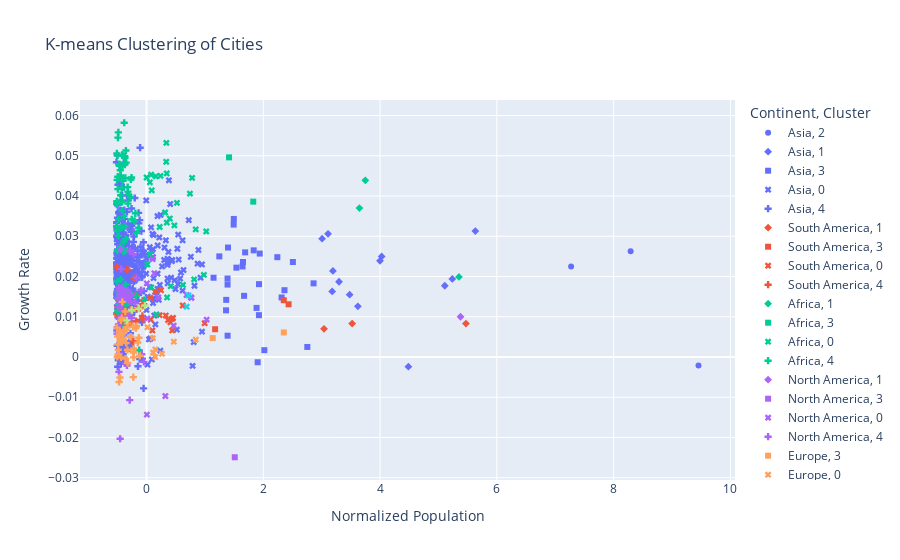

Source (notebook cell):
### Code cell
def kmeans_clustering(X_scaled, n_clusters=5):
    # Initialize the K-means algorithm
    # n_clusters: number of clusters to form
    # random_state: set for reproducibility of results
    kmeans = KMeans(n_clusters=n_clusters, random_state=42)
    
    # Fit the model to the data and predict cluster labels
    # fit_predict() combines fitting the model and predicting cluster labels
    # This returns an array of cluster labels (0 to n_clusters-1) for each data point
    clusters = kmeans.fit_predict(X_scaled)
    
    # Add the cluster labels to the DataFrame
    df['Cluster'] = clusters
    
    # Visualize the clusters using Plotly
    fig = px.scatter(
        df, 
        x=X_scaled[:, 0], 
        y='Growth Rate', 
        color='Continent', 
        symbol='Cluster', 
        hover_data=['City'],  # Add city names to hover data
        title='K-means Clustering of Cities',
        labels={'x': 'Normalized Population', 'y': 'Growth Rate'}
    )
    
    # Show the plot
    fig.show()
    
    # Return the cluster assignments for each data point
    return clusters

# Apply the K-means clustering function to our scaled data
clusters = kmeans_clustering(X_scaled)

# Add a new column 'Cluster' to the original dataframe
# This assigns each city its cluster label
df['Cluster'] = clusters

### Figure 1 — Plotly figure (JSON) as saved in the notebook; plotly's stock layout.template omitted (floating-point values rounded to 4 significant figures; data arrays with more than 128 entries replaced by an {"elided": "..."} marker saying what was removed)
{"data": [{"customdata": [["Tokyo"], ["Delhi"], ["Shanghai"]], "hovertemplate": "Continent=Asia<br>Cluster=2<br>Normalized Population=%{x}<br>Growth Rate=%{y}<br>City=%{customdata[0]}<extra></extra>", "legendgroup": "Asia, 2", "marker": {"color": "#636efa", "symbol": "circle"}, "mode": "markers", "name": "Asia, 2", "orientation": "v", "showlegend": true, "type": "scatter", "x": [9.454, 8.291, 7.272], "xaxis": "x", "y": [-0.0021, 0.0263, 0.0225], "yaxis": "y"}, {"customdata": [["Dhaka"], ["Beijing"], ["Mumbai"], ["Osaka"], ["Chongqing"], ["Karachi"], ["Istanbul"], ["Kolkata"], ["Manila"], ["Guangzhou"], ["Tianjin"], ["Lahore"], ["Bangalore"]], "hovertemplate": "Continent=Asia<br>Cluster=1<br>Normalized Population=%{x}<br>Growth Rate=%{y}<br>City=%{customdata[0]}<extra></extra>", "legendgroup": "Asia, 1", "marker": {"color": "#636efa", "symbol": "diamond"}, "mode": "markers", "name": "Asia, 1", "orientation": "v", "showlegend": true, "type": "scatter", "x": [5.631, 5.237, 5.109, 4.485, 4.027, 3.999, 3.619, 3.479, 3.297, 3.192, 3.18, 3.109, 3.007], "xaxis": "x", "y": [0.0313, 0.0194, 0.0177, -0.0024, 0.025, 0.0239, 0.0126, 0.0155, 0.0187, 0.0214, 0.0163, 0.0306, 0.0294], "yaxis": "y"}, {"customdata": [["Shenzhen"], ["Moscow"], ["Chennai"], ["Jakarta"], ["Bangkok"], ["Hyderabad"], ["Seoul"], ["Nanjing"], ["Chengdu"], ["London"], ["Tehran"], ["Ho Chi Minh City"], ["Nagoya"], ["Xi An Shaanxi"], ["Ahmedabad"], ["Wuhan"], ["Kuala Lumpur"], ["Hangzhou"], ["Suzhou"], ["Surat"], ["Baghdad"], ["Shenyang"], ["Riyadh"], ["Hong Kong"], ["Foshan"], ["Dongguan"], ["Pune"], ["Haerbin"]], "hovertemplate": "Continent=Asia<br>Cluster=3<br>Normalized Population=%{x}<br>Growth Rate=%{y}<br>City=%{customdata[0]}<extra></extra>", "legendgroup": "Asia, 3", "marker": {"color": "#636efa", "symbol": "square"}, "mode": "markers", "name": "Asia, 3", "orientation": "v", "showlegend": true, "type": "scatter", "x": [2.861, 2.754, 2.507, 2.363, 2.314, 2.24, 2.018, 1.939, 1.927, 1.925, 1.885, 1.836, 1.904, 1.689, 1.652, 1.671, 1.645, 1.539, 1.495, 1.492, 1.396, 1.387, 1.388, 1.388, 1.365, 1.362, 1.247, 1.148], "xaxis": "x", "y": [0.0183, 0.0025, 0.0236, 0.0166, 0.0148, 0.0248, 0.0017, 0.0257, 0.0181, 0.0104, 0.0122, 0.0265, -0.0013, 0.026, 0.0236, 0.0152, 0.0225, 0.0222, 0.0343, 0.0329, 0.0272, 0.0195, 0.018, 0.0053, 0.0142, 0.0116, 0.025, 0.0197], "yaxis": "y"}, {"customdata": [["Dalian"], ["Singapore"], ["Qingdao"], ["Zhengzhou"], ["Ji Nan Shandong"], ["Yangon"], ["Saint Petersburg"], ["Chittagong"], ["Fukuoka"], ["Ankara"], ["Hanoi"], ["Changsha"], ["Urumqi"], ["Jiddah"], ["Kunming"], ["Changchun"], ["Kabul"], ["Hefei"], ["Ningbo"], ["Shantou"], ["New Taipei"], ["Tel Aviv"], ["Shijiazhuang"], ["Jaipur"], ["Nanning"], ["Kozhikode"], ["Taiyuan Shanxi"], ["Malappuram"], ["Changzhou"], ["Lucknow"], ["Nanchang"], ["Wenzhou"], ["Xiamen"], ["Fuzhou Fujian"], ["Tangshan Hebei"], ["Bekasi"], ["Faisalabad"], ["Guiyang"], ["Thrissur"], ["Kochi"], ["Wuxi"], ["Busan"], ["Mashhad"], ["Sanaa"], ["Indore"], ["Lanzhou"], ["Kuwait City"], ["Kanpur"], ["Pyongyang"], ["Depok"], ["Izmir"], ["Nagpur"], ["Surabaya"], ["Handan"], ["Coimbatore"], ["Huaian"], ["Zhongshan"], ["Dubai"], ["Weifang"], ["Thiruvananthapuram"], ["Shizuoka"], ["Shaoxing"], ["Incheon"], ["Yantai"], ["Zibo"], ["Huizhou"], ["Taipei"], ["Bandung"], ["Damascus"], ["Luoyang"], ["Sapporo"], ["Tashkent"], ["Patna"], ["Bhopal"]], "hovertemplate": "Continent=Asia<br>Cluster=0<br>Normalized Population=%{x}<br>Growth Rate=%{y}<br>City=%{customdata[0]}<extra></extra>", "legendgroup": "Asia, 0", "marker": {"color": "#636efa", "symbol": "x"}, "mode": "markers", "name": "Asia, 0", "orientation": "v", "showlegend": true, "type": "scatter", "x": [0.9493, 0.9501, 0.9243, 0.8896, 0.875, 0.8215, 0.8081, 0.7585, 0.7887, 0.7632, 0.724, 0.6333, 0.6178, 0.6173, 0.5895, 0.5756, 0.5423, 0.5497, 0.5284, 0.5382, 0.5192, 0.4964, 0.4827, 0.438, 0.4339, 0.4056, 0.421, 0.3839, 0.3764, 0.3665, 0.3596, 0.3595, 0.3638, 0.3601, 0.3308, 0.3074, 0.3024, 0.2669, 0.24, 0.2191, 0.2276, 0.2371, 0.2086, 0.188, 0.1907, 0.1894, 0.1895, 0.1721, 0.1512, 0.1194, 0.1323, 0.1209, 0.1202, 0.1096, 0.1106, 0.1026, 0.111, 0.1102, 0.08564, 0.07835, 0.09098, 0.05499, 0.06671, 0.04376, 0.04801, 0.04212, 0.04092, 0.01901, -0.005381, -0.0004559, 0.01685, -0.0003329, -0.00675, -0.01092], "xaxis": "x", "y": [0.023, 0.0063, 0.0197, 0.0266, 0.0232, 0.0177, 0.0037, 0.0249, -0.0022, 0.0148, 0.034, 0.0216, 0.029, 0.0165, 0.021, 0.0195, 0.0304, 0.0242, 0.0269, 0.0181, 0.0068, 0.0169, 0.0191, 0.0241, 0.0238, 0.038, 0.0197, 0.0439, 0.0261, 0.0235, 0.0244, 0.0229, 0.0183, 0.0195, 0.029, 0.0272, 0.0241, 0.0225, 0.0353, 0.0297, 0.0179, 0.0016, 0.0142, 0.035, 0.0277, 0.0207, 0.0169, 0.0161, 0.0081, 0.0303, 0.0103, 0.0196, 0.0146, 0.0268, 0.0248, 0.0306, 0.0134, 0.0144, 0.0263, 0.0322, -0.0006, 0.0273, 0.0046, 0.0253, 0.0174, 0.025, 0.0044, 0.015, 0.0389, 0.0246, -0.0019, 0.0117, 0.0207, 0.0235], "yaxis": "y"}, {"customdata": {"elided": "382x1 str values"}, "hovertemplate": "Continent=Asia<br>Cluster=4<br>Normalized Population=%{x}<br>Growth Rate=%{y}<br>City=%{customdata[0]}<extra></extra>", "legendgroup": "Asia, 4", "marker": {"color": "#636efa", "symbol": "cross"}, "mode": "markers", "name": "Asia, 4", "orientation": "v", "showlegend": true, "type": "scatter", "x": {"elided": "382 float values"}, "xaxis": "x", "y": {"elided": "382 float values"}, "yaxis": "y"}, {"customdata": [["Sao Paulo"], ["Buenos Aires"], ["Rio De Janeiro"]], "hovertemplate": "Continent=South America<br>Cluster=1<br>Normalized Population=%{x}<br>Growth Rate=%{y}<br>City=%{customdata[0]}<extra></extra>", "legendgroup": "South America, 1", "marker": {"color": "#EF553B", "symbol": "diamond"}, "mode": "markers", "name": "South America, 1", "orientation": "v", "showlegend": true, "type": "scatter", "x": [5.47, 3.522, 3.04], "xaxis": "x", "y": [0.0083, 0.0083, 0.007], "yaxis": "y"}, {"customdata": [["Bogota"], ["Lima"], ["Santiago"]], "hovertemplate": "Continent=South America<br>Cluster=3<br>Normalized Population=%{x}<br>Growth Rate=%{y}<br>City=%{customdata[0]}<extra></extra>", "legendgroup": "South America, 3", "marker": {"color": "#EF553B", "symbol": "square"}, "mode": "markers", "name": "South America, 3", "orientation": "v", "showlegend": true, "type": "scatter", "x": [2.433, 2.35, 1.175], "xaxis": "x", "y": [0.0131, 0.0141, 0.0069], "yaxis": "y"}, {"customdata": [["Belo Horizonte"], ["Brasilia"], ["Recife"], ["Fortaleza"], ["Porto Alegre"], ["Medellin"], ["Salvador"], ["Curitiba"], ["Asuncion"], ["Campinas"], ["Guayaquil"], ["Caracas"], ["Cali"], ["Goiania"]], "hovertemplate": "Continent=South America<br>Cluster=0<br>Normalized Population=%{x}<br>Growth Rate=%{y}<br>City=%{customdata[0]}<extra></extra>", "legendgroup": "South America, 0", "marker": {"color": "#EF553B", "symbol": "x"}, "mode": "markers", "name": "South America, 0", "orientation": "v", "showlegend": true, "type": "scatter", "x": [0.9958, 0.62, 0.4535, 0.4378, 0.4393, 0.4094, 0.37, 0.3303, 0.2476, 0.2237, 0.147, 0.1005, 0.07086, 0.06669], "xaxis": "x", "y": [0.0084, 0.0128, 0.0097, 0.0095, 0.0066, 0.0086, 0.0092, 0.0103, 0.0166, 0.0104, 0.0162, 0.0066, 0.0093, 0.0147], "yaxis": "y"}, {"customdata": [["Belem"], ["Manaus"], ["Maracaibo"], ["Barranquilla"], ["Grande Vitoria"], ["Valencia"], ["Quito"], ["La Paz"], ["Baixada Santista"], ["Santa Cruz"], ["Montevideo"], ["Cordoba"], ["Rosario"], ["Natal"], ["Grande Sao Luis"], ["Joao Pessoa"], ["Cochabamba"], ["Bucaramanga"], ["Maceio"], ["Joinville"], ["Florianopolis"], ["Barquisimeto"], ["Maracay"], ["Mendoza"], ["Cartagena"], ["Aracaju"], ["Teresina"], ["San Miguel De Tucuman"], ["Valparaiso"], ["Ciudad Guayana"], ["Cucuta"], ["Arequipa"], ["Campo Grande"], ["Londrina"], ["La Plata"], ["Concepcion"], ["Trujillo"], ["Barcelona Puerto La Cruz"], ["Sorocaba"], ["Maturin"], ["Sao Jose Dos Campos"], ["Ribeirao Preto"]], "hovertemplate": "Continent=South America<br>Cluster=4<br>Normalized Population=%{x}<br>Growth Rate=%{y}<br>City=%{customdata[0]}<extra></extra>", "legendgroup": "South America, 4", "marker": {"color": "#EF553B", "symbol": "cross"}, "mode": "markers", "name": "South America, 4", "orientation": "v", "showlegend": true, "type": "scatter", "x": [-0.05331, -0.06254, -0.06473, -0.06971, -0.1186, -0.1697, -0.177, -0.1828, -0.1795, -0.2144, -0.2269, -0.2713, -0.2761, -0.2922, -0.2954, -0.3232, -0.3291, -0.3342, -0.3392, -0.3433, -0.358, -0.369, -0.3721, -0.3766, -0.4146, -0.4229, -0.4247, -0.4312, -0.4362, -0.4483, -0.4486, -0.4497, -0.4587, -0.4597, -0.462, -0.4626, -0.4648, -0.4862, -0.4895, -0.5046, -0.5071, -0.509], "xaxis": "x", "y": [0.0094, 0.0131, 0.014, 0.0102, 0.0121, 0.012, 0.0152, 0.0155, 0.0089, 0.0196, 0.0039, 0.0089, 0.0119, 0.0137, 0.0081, 0.0094, 0.0217, 0.011, 0.0091, 0.01, 0.0119, 0.0109, 0.0109, 0.013, 0.0082, 0.0124, 0.0088, 0.0121, 0.0079, 0.0145, 0.0098, 0.0128, 0.0095, 0.0113, 0.0106, 0.0099, 0.0141, 0.0124, 0.01, 0.0223, 0.0106, 0.0109], "yaxis": "y"}, {"customdata": [["Cairo"], ["Kinshasa"], ["Lagos"]], "hovertemplate": "Continent=Africa<br>Cluster=1<br>Normalized Population=%{x}<br>Growth Rate=%{y}<br>City=%{customdata[0]}<extra></extra>", "legendgroup": "Africa, 1", "marker": {"color": "#00cc96", "symbol": "diamond"}, "mode": "markers", "name": "Africa, 1", "orientation": "v", "showlegend": true, "type": "scatter", "x": [5.351, 3.747, 3.646], "xaxis": "x", "y": [0.0199, 0.0439, 0.037], "yaxis": "y"}, {"customdata": [["Luanda"], ["Dar Es Salaam"]], "hovertemplate": "Continent=Africa<br>Cluster=3<br>Normalized Population=%{x}<br>Growth Rate=%{y}<br>City=%{customdata[0]}<extra></extra>", "legendgroup": "Africa, 3", "marker": {"color": "#00cc96", "symbol": "square"}, "mode": "markers", "name": "Africa, 3", "orientation": "v", "showlegend": true, "type": "scatter", "x": [1.828, 1.413], "xaxis": "x", "y": [0.0386, 0.0496], "yaxis": "y"}, {"customdata": [["Khartoum"], ["Johannesburg"], ["Abidjan"], ["Addis Ababa"], ["Alexandria"], ["Nairobi"], ["Cape Town"], ["Yaounde"], ["Kano"], ["Douala"], ["Ekurhuleni"], ["Kampala"], ["Antananarivo"], ["Abuja"], ["Ibadan"], ["Casablanca"], ["Kumasi"], ["Port Harcourt"], ["Dakar"], ["Lusaka"], ["Durban"], ["Bamako"], ["Mbuji Mayi"], ["Algiers"], ["Lubumbashi"], ["Pretoria"], ["Mogadishu"], ["Accra"]], "hovertemplate": "Continent=Africa<br>Cluster=0<br>Normalized Population=%{x}<br>Growth Rate=%{y}<br>City=%{customdata[0]}<extra></extra>", "legendgroup": "Africa, 0", "marker": {"color": "#00cc96", "symbol": "x"}, "mode": "markers", "name": "Africa, 0", "orientation": "v", "showlegend": true, "type": "scatter", "x": [1.022, 0.9821, 0.8423, 0.7806, 0.8155, 0.7436, 0.6247, 0.5206, 0.4766, 0.3987, 0.4137, 0.3393, 0.3465, 0.3376, 0.3472, 0.3521, 0.3181, 0.2393, 0.2255, 0.1576, 0.1704, 0.0888, 0.07852, 0.08127, 0.05671, 0.05839, 0.001646, 0.0152], "xaxis": "x", "y": [0.0312, 0.0204, 0.0317, 0.0445, 0.0193, 0.0406, 0.0179, 0.0383, 0.0327, 0.0344, 0.0176, 0.0532, 0.0456, 0.0485, 0.0334, 0.0148, 0.0359, 0.045, 0.0323, 0.0449, 0.0106, 0.0414, 0.0453, 0.0173, 0.0434, 0.0255, 0.0446, 0.023], "yaxis": "y"}, {"customdata": [["Tunis"], ["Conakry"], ["Havana"], ["Lome"], ["Rabat"], ["Benin City"], ["Matola"], ["Kananga"], ["Monrovia"], ["Onitsha"], ["N Djamena"], ["Harare"], ["Nouakchott"], ["Niamey"], ["Mombasa"], ["Kisangani"], ["Uyo"], ["Mwanza"], ["Tanger"], ["Freetown"], ["Lilongwe"], ["Abomey Calavi"], ["Fes"], ["Port Elizabeth"], ["Bukavu"], ["Nnewi"], ["Kigali"], ["Bujumbura"], ["Aba"], ["Kaduna"], ["Maputo"], ["Tripoli"], ["Bobo Dioulasso"], ["Hargeysa"], ["Ikorodu"], ["Tshikapa"], ["Sekondi Takoradi"], ["Asmara"], ["Nyala"], ["Blantyre Limbe"], ["Marrakech"], ["Ilorin"], ["Warri"], ["Owerri"], ["Nampula"], ["Misratah"], ["Lubango"], ["Jos"], ["Agadir"], ["Oran"], ["West Rand"], ["Cabinda"], ["Umuahia"], ["Soshanguve"], ["Lokoja"], ["Libreville"], ["Enugu"], ["Banghazi"], ["Maiduguri"], ["Bunia"], ["Benguela"], ["Zanzibar"], ["Malanje"], ["Vereeniging"], ["Oshogbo"], ["Merca"], ["Bur Sa'id"], ["Kitwe"], ["Zaria"], ["Goma"], ["Akure"], ["Tamale"], ["Huambo"]], "hovertemplate": "Continent=Africa<br>Cluster=4<br>Normalized Population=%{x}<br>Growth Rate=%{y}<br>City=%{customdata[0]}<extra></extra>", "legendgroup": "Africa, 4", "marker": {"color": "#00cc96", "symbol": "cross"}, "mode": "markers", "name": "Africa, 4", "orientation": "v", "showlegend": true, "type": "scatter", "x": [-0.03526, -0.1349, -0.1245, -0.1702, -0.1763, -0.1913, -0.2055, -0.2569, -0.2532, -0.2681, -0.2766, -0.2805, -0.3041, -0.319, -0.3181, -0.3228, -0.3485, -0.3536, -0.3526, -0.354, -0.363, -0.3694, -0.3592, -0.3576, -0.3705, -0.3731, -0.3709, -0.382, -0.3869, -0.3873, -0.394, -0.3884, -0.4033, -0.4037, -0.413, -0.4174, -0.4172, -0.4186, -0.4229, -0.43, -0.4249, -0.4302, -0.4421, -0.4431, -0.4469, -0.4428, -0.4498, -0.4467, -0.4442, -0.456, -0.4565, -0.4646, -0.4647, -0.468, -0.4825, -0.4741, -0.4804, -0.477, -0.4809, -0.4899, -0.4906, -0.4932, -0.4977, -0.4948, -0.501, -0.5041, -0.4991, -0.5033, -0.5025, -0.5084, -0.5084, -0.5124, -0.5129], "xaxis": "x", "y": [0.0142, 0.0321, 0.0017, 0.0308, 0.0152, 0.0357, 0.0338, 0.0446, 0.0342, 0.0441, 0.0397, 0.0159, 0.0403, 0.0411, 0.0381, 0.0422, 0.0483, 0.0513, 0.0264, 0.0293, 0.0445, 0.0495, 0.018, 0.0129, 0.0478, 0.0499, 0.0324, 0.0582, 0.035, 0.0287, 0.0262, 0.0077, 0.05, 0.0438, 0.0475, 0.0502, 0.0386, 0.0364, 0.042, 0.0385, 0.0167, 0.0322, 0.0451, 0.0402, 0.0446, 0.0274, 0.0464, 0.032, 0.0193, 0.0158, 0.0143, 0.0475, 0.0479, 0.0153, 0.0558, 0.0163, 0.0342, 0.0131, 0.0301, 0.0545, 0.0417, 0.0448, 0.0501, 0.0113, 0.0315, 0.044, 0.0188, 0.0385, 0.0264, 0.0506, 0.0387, 0.038, 0.0325], "yaxis": "y"}, {"customdata": [["Mexico City"]], "hovertemplate": "Continent=North America<br>Cluster=1<br>Normalized Population=%{x}<br>Growth Rate=%{y}<br>City=%{customdata[0]}<extra></extra>", "legendgroup": "North America, 1", "marker": {"color": "#ab63fa", "symbol": "diamond"}, "mode": "markers", "name": "North America, 1", "orientation": "v", "showlegend": true, "type": "scatter", "x": [5.378], "xaxis": "x", "y": [0.01], "yaxis": "y"}, {"customdata": [["New York"]], "hovertemplate": "Continent=North America<br>Cluster=3<br>Normalized Population=%{x}<br>Growth Rate=%{y}<br>City=%{customdata[0]}<extra></extra>", "legendgroup": "North America, 3", "marker": {"color": "#ab63fa", "symbol": "square"}, "mode": "markers", "name": "North America, 3", "orientation": "v", "showlegend": true, "type": "scatter", "x": [1.511], "xaxis": "x", "y": [-0.0249], "yaxis": "y"}, {"customdata": [["Toronto"], ["Guadalajara"], ["Monterrey"], ["Montreal"], ["Los Angeles"], ["Puebla"], ["Guatemala City"], ["Port Au Prince"], ["Vancouver"], ["Toluca De Lerdo"], ["Chicago"]], "hovertemplate": "Continent=North America<br>Cluster=0<br>Normalized Population=%{x}<br>Growth Rate=%{y}<br>City=%{customdata[0]}<extra></extra>", "legendgroup": "North America, 0", "marker": {"color": "#ab63fa", "symbol": "x"}, "mode": "markers", "name": "North America, 0", "orientation": "v", "showlegend": true, "type": "scatter", "x": [1.03, 0.7695, 0.6866, 0.4656, 0.3228, 0.2023, 0.1341, 0.1047, 0.01438, 0.005987, 0.006302], "xaxis": "x", "y": [0.0093, 0.0147, 0.0154, 0.0078, -0.0097, 0.0148, 0.0208, 0.0243, 0.0096, 0.0183, -0.0143], "yaxis": "y"}, {"customdata": [["San Juan"], ["Houston"], ["Tijuana"], ["Panama City"], ["Leon De Los Aldamas"], ["La Laguna"], ["Phoenix"], ["Calgary"], ["Tegucigalpa"], ["Ciudad Juarez"], ["Edmonton"], ["Philadelphia"], ["San Antonio"], ["San Jose"], ["Ottawa"], ["Queretaro"], ["San Diego"], ["Dallas"], ["San Luis Potosi"], ["Merida"], ["Mexicali"], ["Aguascalientes"], ["Cuernavaca"], ["Chihuahua"], ["San Salvador"], ["Managua"], ["Tampico"], ["Saltillo"], ["Cancun"], ["Acapulco De Juarez"], ["San Pedro Sula"], ["Morelia"], ["Jacksonville"], ["Fort Worth"], ["Austin"], ["Veracruz"], ["Reynosa"], ["Villahermosa"], ["San Jose"], ["Hermosillo"], ["Charlotte"], ["Tuxtla Gutierrez"], ["Columbus"], ["Culiacan"], ["Indianapolis (balance)"], ["Quebec City"], ["Winnipeg"], ["Xalapa"], ["Hamilton"], ["Seattle"]], "hovertemplate": "Continent=North America<br>Cluster=4<br>Normalized Population=%{x}<br>Growth Rate=%{y}<br>City=%{customdata[0]}<extra></extra>", "legendgroup": "North America, 4", "marker": {"color": "#ab63fa", "symbol": "cross"}, "mode": "markers", "name": "North America, 4", "orientation": "v", "showlegend": true, "type": "scatter", "x": [-0.04507, -0.08201, -0.0942, -0.1715, -0.1929, -0.2252, -0.258, -0.2637, -0.2833, -0.2794, -0.2897, -0.288, -0.3047, -0.3122, -0.319, -0.3255, -0.3351, -0.3572, -0.3638, -0.3782, -0.3897, -0.3944, -0.4047, -0.4067, -0.4068, -0.4127, -0.4256, -0.4292, -0.4323, -0.4333, -0.4434, -0.4416, -0.4437, -0.4458, -0.4443, -0.4507, -0.4518, -0.4539, -0.4516, -0.4617, -0.4634, -0.4665, -0.4634, -0.4689, -0.472, -0.4811, -0.4819, -0.4902, -0.4983, -0.5058], "xaxis": "x", "y": [-0.0012, 0.0007, 0.0166, 0.0197, 0.0135, 0.0256, 0.0097, 0.0155, 0.0263, 0.0138, 0.015, -0.0107, 0.0113, 0.014, 0.01, 0.0165, -0.0021, -0.0016, 0.0148, 0.0156, 0.0157, 0.0154, 0.0145, 0.0171, 0.0066, 0.0115, 0.0146, 0.0157, 0.0219, 0.0135, 0.0267, 0.0139, 0.01, 0.017, 0.0044, 0.0134, 0.017, 0.0155, -0.0203, 0.0163, 0.0124, 0.0171, 0.0009, 0.0172, -0.0037, 0.0081, 0.0097, 0.0146, 0.0074, 0.0058], "yaxis": "y"}, {"customdata": [["Paris"], ["Madrid"]], "hovertemplate": "Continent=Europe<br>Cluster=3<br>Normalized Population=%{x}<br>Growth Rate=%{y}<br>City=%{customdata[0]}<extra></extra>", "legendgroup": "Europe, 3", "marker": {"color": "#FFA15A", "symbol": "square"}, "mode": "markers", "name": "Europe, 3", "orientation": "v", "showlegend": true, "type": "scatter", "x": [2.352, 1.133], "xaxis": "x", "y": [0.0061, 0.0047], "yaxis": "y"}, {"customdata": [["Barcelona"], ["Rome"], ["Berlin"], ["Milan"], ["Athens"], ["Kiev"], ["Lisbon"], ["Birmingham"]], "hovertemplate": "Continent=Europe<br>Cluster=0<br>Normalized Population=%{x}<br>Growth Rate=%{y}<br>City=%{customdata[0]}<extra></extra>", "legendgroup": "Europe, 0", "marker": {"color": "#FFA15A", "symbol": "x"}, "mode": "markers", "name": "Europe, 0", "orientation": "v", "showlegend": true, "type": "scatter", "x": [0.8426, 0.4677, 0.265, 0.1503, 0.1503, 0.1127, 0.1082, 0.01657], "xaxis": "x", "y": [0.0043, 0.0038, 0.0008, 0.0019, 0, 0.0011, 0.0047, 0.0074], "yaxis": "y"}, {"customdata": [["Naples"], ["Brussels"], ["Minsk"], ["Vienna"], ["West Yorkshire"], ["Turin"], ["Warsaw"], ["Hamburg"], ["Budapest"], ["Lyon"], ["Bucharest"], ["Stockholm"], ["Marseille"], ["Munich"], ["Zurich"], ["Kharkiv"], ["Belgrade"], ["Copenhagen"], ["Helsinki"], ["Porto"], ["Sofia"], ["Dublin"], ["Amsterdam"], ["Cologne"], ["Oslo"], ["Lille"], ["Toulouse"], ["Antwerp"], ["Rotterdam"], ["Bordeaux"], ["Odesa"], ["Nice"], ["Dnipro"], ["Liverpool"], ["Bergamo"], ["Donetsk"], ["Palermo"], ["Valencia"], ["Bologna"], ["Thessaloniki"], ["Frankfurt"], ["Krakow"], ["Sheffield"]], "hovertemplate": "Continent=Europe<br>Cluster=4<br>Normalized Population=%{x}<br>Growth Rate=%{y}<br>City=%{customdata[0]}<extra></extra>", "legendgroup": "Europe, 4", "marker": {"color": "#FFA15A", "symbol": "cross"}, "mode": "markers", "name": "Europe, 4", "orientation": "v", "showlegend": true, "type": "scatter", "x": [-0.1162, -0.1319, -0.1496, -0.172, -0.1847, -0.2193, -0.2205, -0.2233, -0.2259, -0.2305, -0.2263, -0.2472, -0.267, -0.281, -0.3206, -0.3234, -0.327, -0.3344, -0.3462, -0.3498, -0.3598, -0.3647, -0.3909, -0.3992, -0.415, -0.4169, -0.422, -0.4229, -0.4336, -0.4384, -0.4364, -0.4527, -0.4545, -0.4612, -0.4622, -0.4692, -0.4796, -0.4827, -0.4893, -0.4892, -0.4941, -0.5015, -0.508], "xaxis": "x", "y": [0.0003, 0.0048, 0.0036, 0.0077, 0.0072, 0.0021, 0.0011, -0.0001, 0.0013, 0.0075, -0.005, 0.0115, 0.005, 0.0051, 0.0083, -0.0015, 0.0018, 0.0074, 0.0067, 0.0035, -0.0004, 0.0113, 0.0066, 0.0046, 0.0137, 0.0056, 0.0097, 0.0037, 0.0038, 0.0091, -0.0001, 0.0039, -0.0051, 0.0064, 0.0058, -0.0062, 0.0006, 0.0018, 0.0031, 0.0006, 0.0051, 0, 0.0073], "yaxis": "y"}, {"customdata": [["Melbourne"], ["Sydney"]], "hovertemplate": "Continent=Oceana<br>Cluster=0<br>Normalized Population=%{x}<br>Growth Rate=%{y}<br>City=%{customdata[0]}<extra></extra>", "legendgroup": "Oceana, 0", "marker": {"color": "#19d3f3", "symbol": "x"}, "mode": "markers", "name": "Oceana, 0", "orientation": "v", "showlegend": true, "type": "scatter", "x": [0.7191, 0.6878], "xaxis": "x", "y": [0.0153, 0.0125], "yaxis": "y"}, {"customdata": [["Brisbane"], ["Perth"], ["Auckland"], ["Adelaide"]], "hovertemplate": "Continent=Oceania<br>Cluster=4<br>Normalized Population=%{x}<br>Growth Rate=%{y}<br>City=%{customdata[0]}<extra></extra>", "legendgroup": "Oceania, 4", "marker": {"color": "#B6E880", "symbol": "cross"}, "mode": "markers", "name": "Oceania, 4", "orientation": "v", "showlegend": true, "type": "scatter", "x": [-0.02732, -0.133, -0.2545, -0.3383], "xaxis": "x", "y": [0.0128, 0.012, 0.0117, 0.0091], "yaxis": "y"}], "layout": {"legend": {"title": {"text": "Continent, Cluster"}, "tracegroupgap": 0}, "title": {"text": "K-means Clustering of Cities"}, "xaxis": {"anchor": "y", "domain": [0, 1], "title": {"text": "Normalized Population"}}, "yaxis": {"anchor": "x", "domain": [0, 1], "title": {"text": "Growth Rate"}}}}
